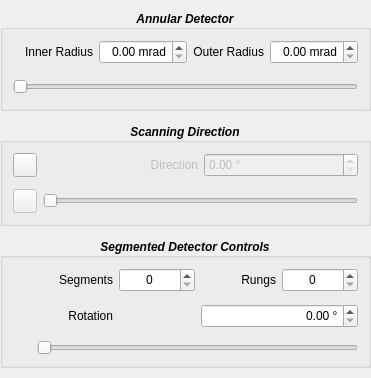
        <widget class="QWidget" name="AnnularDetectorTab">
         <property name="sizePolicy">
          <sizepolicy hsizetype="Preferred" vsizetype="MinimumExpanding">
           <horstretch>0</horstretch>
           <verstretch>0</verstretch>
          </sizepolicy>
         </property>
         <layout class="QVBoxLayout" name="verticalLayout" stretch="0,0,0,0">
          <property name="spacing">
           <number>12</number>
          </property>
          <property name="sizeConstraint">
           <enum>QLayout::SetDefaultConstraint</enum>
          </property>
          <property name="leftMargin">
           <number>0</number>
          </property>
          <property name="topMargin">
           <number>10</number>
          </property>
          <property name="rightMargin">
           <number>0</number>
          </property>
          <property name="bottomMargin">
           <number>10</number>
          </property>
          <item>
           <widget class="QGroupBox" name="annularControls">
            <property name="sizePolicy">
             <sizepolicy hsizetype="Preferred" vsizetype="Preferred">
              <horstretch>1</horstretch>
              <verstretch>0</verstretch>
             </sizepolicy>
            </property>
            <property name="font">
             <font>
              <weight>75</weight>
              <italic>true</italic>
              <bold>true</bold>
             </font>
            </property>
            <property name="title">
             <string>Annular Detector</string>
            </property>
            <property name="alignment">
             <set>Qt::AlignCenter</set>
            </property>
            <property name="flat">
             <bool>true</bool>
            </property>
            <layout class="QGridLayout" name="gridLayout_7">
             <property name="sizeConstraint">
              <enum>QLayout::SetMinimumSize</enum>
             </property>
             <property name="leftMargin">
              <number>10</number>
             </property>
             <property name="topMargin">
              <number>10</number>
             </property>
             <property name="rightMargin">
              <number>10</number>
             </property>
             <property name="bottomMargin">
              <number>10</number>
             </property>
             <property name="verticalSpacing">
              <number>12</number>
             </property>
             <item row="0" column="2">
              <widget class="QLabel" name="AnnRiLabel">
               <property name="minimumSize">
                <size>
                 <width>0</width>
                 <height>24</height>
                </size>
               </property>
               <property name="maximumSize">
                <size>
                 <width>16777215</width>
                 <height>16777215</height>
                </size>
               </property>
               <property name="baseSize">
                <size>
                 <width>0</width>
                 <height>0</height>
                </size>
               </property>
               <property name="font">
                <font>
                 <weight>50</weight>
                 <italic>false</italic>
                 <bold>false</bold>
                </font>
               </property>
               <property name="text">
                <string>Inner Radius</string>
               </property>
               <property name="alignment">
                <set>Qt::AlignRight|Qt::AlignTrailing|Qt::AlignVCenter</set>
               </property>
               <property name="buddy">
                <cstring>AnnRi_NF</cstring>
               </property>
              </widget>
             </item>
             <item row="0" column="3">
              <widget class="QDoubleSpinBox" name="AnnRi_NF">
               <property name="minimumSize">
                <size>
                 <width>0</width>
                 <height>24</height>
                </size>
               </property>
               <property name="maximumSize">
                <size>
                 <width>16777215</width>
                 <height>16777215</height>
                </size>
               </property>
               <property name="baseSize">
                <size>
                 <width>62</width>
                 <height>0</height>
                </size>
               </property>
               <property name="font">
                <font>
                 <weight>50</weight>
                 <italic>false</italic>
                 <bold>false</bold>
                </font>
               </property>
               <property name="alignment">
                <set>Qt::AlignRight|Qt::AlignTrailing|Qt::AlignVCenter</set>
               </property>
               <property name="suffix">
                <string> mrad</string>
               </property>
               <property name="maximum">
                <double>99.000000000000000</double>
               </property>
               <property name="singleStep">
                <double>0.500000000000000</double>
               </property>
               <property name="stepType">
                <enum>QAbstractSpinBox::DefaultStepType</enum>
               </property>
              </widget>
             </item>
             <item row="0" column="5">
              <widget class="QDoubleSpinBox" name="AnnRo_NF">
               <property name="minimumSize">
                <size>
                 <width>0</width>
                 <height>24</height>
                </size>
               </property>
               <property name="font">
                <font>
                 <weight>50</weight>
                 <italic>false</italic>
                 <bold>false</bold>
                </font>
               </property>
               <property name="alignment">
                <set>Qt::AlignRight|Qt::AlignTrailing|Qt::AlignVCenter</set>
               </property>
               <property name="suffix">
                <string> mrad</string>
               </property>
               <property name="singleStep">
                <double>0.500000000000000</double>
               </property>
              </widget>
             </item>
             <item row="0" column="4">
              <widget class="QLabel" name="AnnRoLabel">
               <property name="minimumSize">
                <size>
                 <width>0</width>
                 <height>24</height>
                </size>
               </property>
               <property name="font">
                <font>
                 <weight>50</weight>
                 <italic>false</italic>
                 <bold>false</bold>
                </font>
               </property>
               <property name="text">
                <string>Outer Radius</string>
               </property>
               <property name="alignment">
                <set>Qt::AlignRight|Qt::AlignTrailing|Qt::AlignVCenter</set>
               </property>
               <property name="buddy">
                <cstring>AnnRo_NF</cstring>
               </property>
              </widget>
             </item>
             <item row="1" column="0" colspan="6">
              <widget class="QRangeSlider" name="AnnRi">
               <property name="minimumSize">
                <size>
                 <width>0</width>
                 <height>22</height>
                </size>
               </property>
               <property name="maximumSize">
                <size>
                 <width>16777215</width>
                 <height>22</height>
                </size>
               </property>
               <property name="orientation">
                <enum>Qt::Horizontal</enum>
               </property>
              </widget>
             </item>
            </layout>
           </widget>
          </item>
          <item>
           <widget class="QGroupBox" name="comControls">
            <property name="sizePolicy">
             <sizepolicy hsizetype="Preferred" vsizetype="Preferred">
              <horstretch>1</horstretch>
              <verstretch>0</verstretch>
             </sizepolicy>
            </property>
            <property name="font">
             <font>
              <weight>75</weight>
              <italic>true</italic>
              <bold>true</bold>
             </font>
            </property>
            <property name="title">
             <string>Scanning Direction</string>
            </property>
            <property name="alignment">
             <set>Qt::AlignCenter</set>
            </property>
            <property name="flat">
             <bool>true</bool>
            </property>
            <layout class="QGridLayout" name="gridLayout_2">
             <property name="sizeConstraint">
              <enum>QLayout::SetMinimumSize</enum>
             </property>
             <property name="leftMargin">
              <number>10</number>
             </property>
             <property name="topMargin">
              <number>10</number>
             </property>
             <property name="rightMargin">
              <number>10</number>
             </property>
             <property name="bottomMargin">
              <number>10</number>
             </property>
             <property name="verticalSpacing">
              <number>12</number>
             </property>
             <item row="0" column="1">
              <widget class="QLabel" name="ScanDirLabel">
               <property name="enabled">
                <bool>false</bool>
               </property>
               <property name="minimumSize">
                <size>
                 <width>0</width>
                 <height>24</height>
                </size>
               </property>
               <property name="font">
                <font>
                 <weight>50</weight>
                 <italic>false</italic>
                 <bold>false</bold>
                </font>
               </property>
               <property name="text">
                <string>Direction</string>
               </property>
               <property name="alignment">
                <set>Qt::AlignRight|Qt::AlignTrailing|Qt::AlignVCenter</set>
               </property>
               <property name="buddy">
                <cstring>ScanDir_NF</cstring>
               </property>
              </widget>
             </item>
             <item row="1" column="1" colspan="2">
              <widget class="QDoubleSlider" name="ScanDir">
               <property name="enabled">
                <bool>false</bool>
               </property>
               <property name="maximum">
                <number>360</number>
               </property>
               <property name="orientation">
                <enum>Qt::Horizontal</enum>
               </property>
              </widget>
             </item>
             <item row="0" column="2">
              <widget class="QDoubleSpinBox" name="ScanDir_NF">
               <property name="enabled">
                <bool>false</bool>
               </property>
               <property name="minimumSize">
                <size>
                 <width>0</width>
                 <height>24</height>
                </size>
               </property>
               <property name="font">
                <font>
                 <weight>50</weight>
                 <italic>false</italic>
                 <bold>false</bold>
                </font>
               </property>
               <property name="suffix">
                <string> °</string>
               </property>
               <property name="maximum">
                <double>360.000000000000000</double>
               </property>
              </widget>
             </item>
             <item row="0" column="0">
              <widget class="QPushButton" name="ScanDirUnlock">
               <property name="enabled">
                <bool>true</bool>
               </property>
               <property name="minimumSize">
                <size>
                 <width>24</width>
                 <height>24</height>
                </size>
               </property>
               <property name="maximumSize">
                <size>
                 <width>24</width>
                 <height>24</height>
                </size>
               </property>
               <property name="text">
                <string/>
               </property>
               <property name="icon">
                <iconset>
                 <normaloff>icons/lock.png</normaloff>icons/lock.png</iconset>
               </property>
               <property name="checkable">
                <bool>true</bool>
               </property>
               <property name="checked">
                <bool>false</bool>
               </property>
              </widget>
             </item>
             <item row="1" column="0">
              <widget class="QPushButton" name="ScanDirYFlip">
               <property name="enabled">
                <bool>false</bool>
               </property>
               <property name="minimumSize">
                <size>
                 <width>24</width>
                 <height>24</height>
                </size>
               </property>
               <property name="maximumSize">
                <size>
                 <width>24</width>
                 <height>24</height>
                </size>
               </property>
               <property name="text">
                <string/>
               </property>
               <property name="icon">
                <iconset>
                 <normaloff>icons/axis-y.png</normaloff>icons/axis-y.png</iconset>
               </property>
               <property name="checkable">
                <bool>true</bool>
               </property>
              </widget>
             </item>
            </layout>
           </widget>
          </item>
          <item>
           <widget class="QGroupBox" name="dpcControls">
            <property name="sizePolicy">
             <sizepolicy hsizetype="Preferred" vsizetype="Preferred">
              <horstretch>1</horstretch>
              <verstretch>0</verstretch>
             </sizepolicy>
            </property>
            <property name="font">
             <font>
              <weight>75</weight>
              <italic>true</italic>
              <bold>true</bold>
             </font>
            </property>
            <property name="title">
             <string>Segmented Detector Controls</string>
            </property>
            <property name="alignment">
             <set>Qt::AlignCenter</set>
            </property>
            <property name="flat">
             <bool>true</bool>
            </property>
            <property name="checkable">
             <bool>false</bool>
            </property>
            <layout class="QGridLayout" name="gridLayout_6">
             <property name="sizeConstraint">
              <enum>QLayout::SetMinimumSize</enum>
             </property>
             <property name="leftMargin">
              <number>10</number>
             </property>
             <property name="topMargin">
              <number>10</number>
             </property>
             <property name="rightMargin">
              <number>10</number>
             </property>
             <property name="bottomMargin">
              <number>10</number>
             </property>
             <property name="verticalSpacing">
              <number>12</number>
             </property>
             <item row="0" column="2">
              <widget class="QSpinBox" name="NSeg">
               <property name="minimumSize">
                <size>
                 <width>0</width>
                 <height>24</height>
                </size>
               </property>
               <property name="font">
                <font>
                 <weight>50</weight>
                 <italic>false</italic>
                 <bold>false</bold>
                </font>
               </property>
               <property name="alignment">
                <set>Qt::AlignCenter</set>
               </property>
              </widget>
             </item>
             <item row="2" column="1" colspan="4">
              <widget class="QDoubleSlider" name="DetRot">
               <property name="maximum">
                <number>360</number>
               </property>
               <property name="orientation">
                <enum>Qt::Horizontal</enum>
               </property>
              </widget>
             </item>
             <item row="0" column="3">
              <widget class="QLabel" name="NRungLabel">
               <property name="minimumSize">
                <size>
                 <width>0</width>
                 <height>24</height>
                </size>
               </property>
               <property name="font">
                <font>
                 <weight>50</weight>
                 <italic>false</italic>
                 <bold>false</bold>
                </font>
               </property>
               <property name="text">
                <string>Rungs</string>
               </property>
               <property name="alignment">
                <set>Qt::AlignRight|Qt::AlignTrailing|Qt::AlignVCenter</set>
               </property>
               <property name="buddy">
                <cstring>NRung</cstring>
               </property>
              </widget>
             </item>
             <item row="0" column="0">
              <spacer name="horizontalSpacer">
               <property name="orientation">
                <enum>Qt::Horizontal</enum>
               </property>
               <property name="sizeType">
                <enum>QSizePolicy::Fixed</enum>
               </property>
               <property name="sizeHint" stdset="0">
                <size>
                 <width>24</width>
                 <height>24</height>
                </size>
               </property>
              </spacer>
             </item>
             <item row="1" column="1">
              <widget class="QLabel" name="DetRotLabel">
               <property name="minimumSize">
                <size>
                 <width>0</width>
                 <height>24</height>
                </size>
               </property>
               <property name="font">
                <font>
                 <weight>50</weight>
                 <italic>false</italic>
                 <bold>false</bold>
                </font>
               </property>
               <property name="text">
                <string>Rotation</string>
               </property>
               <property name="alignment">
                <set>Qt::AlignRight|Qt::AlignTrailing|Qt::AlignVCenter</set>
               </property>
               <property name="buddy">
                <cstring>DetRot_NF</cstring>
               </property>
              </widget>
             </item>
             <item row="0" column="1">
              <widget class="QLabel" name="NSegLabel">
               <property name="minimumSize">
                <size>
                 <width>0</width>
                 <height>24</height>
                </size>
               </property>
               <property name="font">
                <font>
                 <weight>50</weight>
                 <italic>false</italic>
                 <bold>false</bold>
                </font>
               </property>
               <property name="text">
                <string>Segments</string>
               </property>
               <property name="alignment">
                <set>Qt::AlignRight|Qt::AlignTrailing|Qt::AlignVCenter</set>
               </property>
               <property name="buddy">
                <cstring>NSeg</cstring>
               </property>
              </widget>
             </item>
             <item row="0" column="4">
              <widget class="QSpinBox" name="NRung">
               <property name="minimumSize">
                <size>
                 <width>0</width>
                 <height>24</height>
                </size>
               </property>
               <property name="font">
                <font>
                 <weight>50</weight>
                 <italic>false</italic>
                 <bold>false</bold>
                </font>
               </property>
               <property name="alignment">
                <set>Qt::AlignCenter</set>
               </property>
              </widget>
             </item>
             <item row="1" column="3" colspan="2">
              <widget class="QDoubleSpinBox" name="DetRot_NF">
               <property name="minimumSize">
                <size>
                 <width>0</width>
                 <height>24</height>
                </size>
               </property>
               <property name="font">
                <font>
                 <weight>50</weight>
                 <italic>false</italic>
                 <bold>false</bold>
                </font>
               </property>
               <property name="alignment">
                <set>Qt::AlignRight|Qt::AlignTrailing|Qt::AlignVCenter</set>
               </property>
               <property name="suffix">
                <string> °</string>
               </property>
               <property name="maximum">
                <double>360.000000000000000</double>
               </property>
              </widget>
             </item>
            </layout>
           </widget>
          </item>
          <item>
           <spacer name="verticalSpacer">
            <property name="orientation">
             <enum>Qt::Vertical</enum>
            </property>
            <property name="sizeType">
             <enum>QSizePolicy::MinimumExpanding</enum>
            </property>
            <property name="sizeHint" stdset="0">
             <size>
              <width>0</width>
              <height>0</height>
             </size>
            </property>
           </spacer>
          </item>
         </layout>
        </widget>
